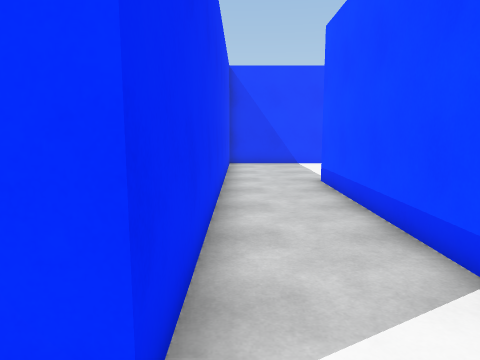
View 1 (above)

24 first-person views from a walk through a Unity game level. The camera is 1.5 m above the floor, tilts 8° down and sees 70° across. The floor is counted in squares, 1 m on a side. Each view is taken from the middle of a square. On the plan, view 1 faces up. The plan holds only what a view shows up to about 16 squares ahead; the rest is blank. The place goes on beyond the plan. The player character is not drawn. Surface patterns are stand-ins for the level's own textures.

View 2
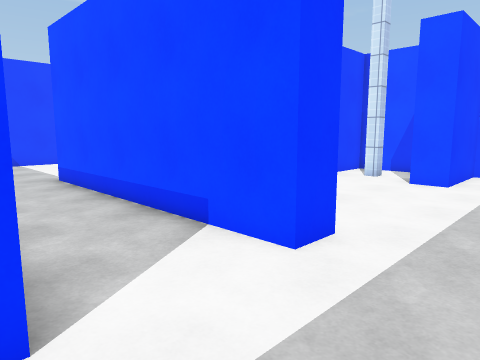

View 3
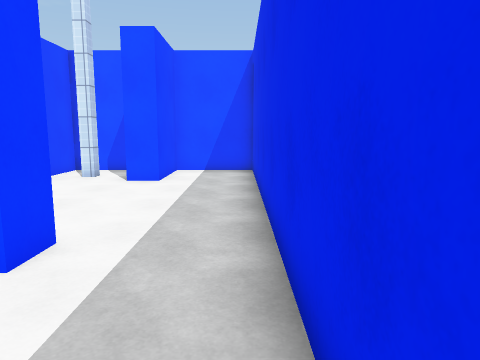

View 4
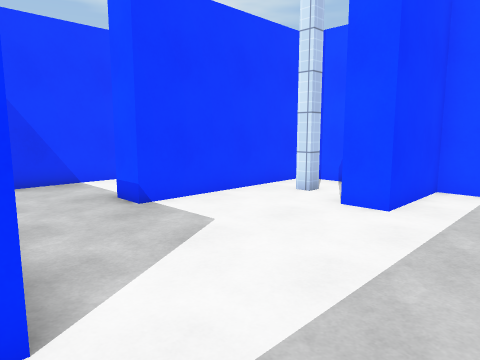

View 5
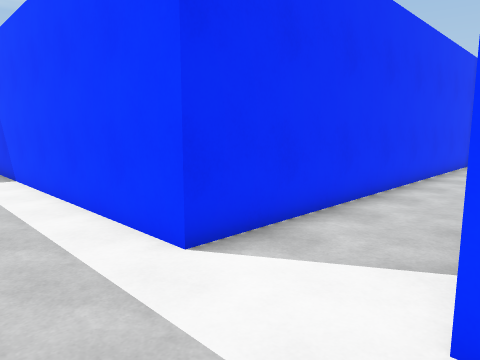

View 6
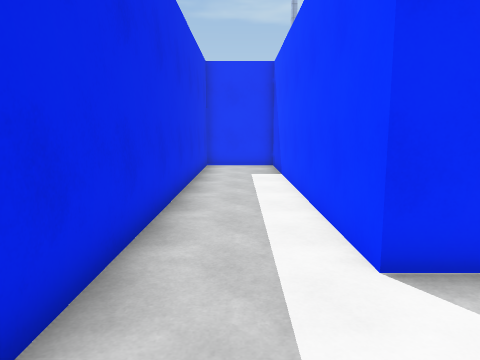

View 7
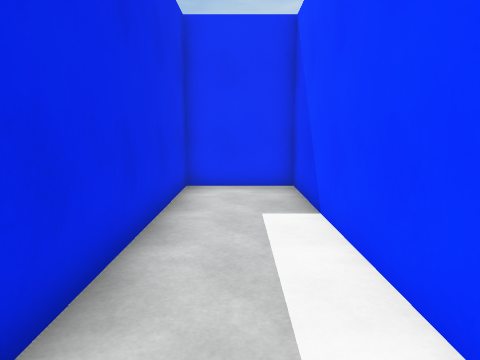

View 8
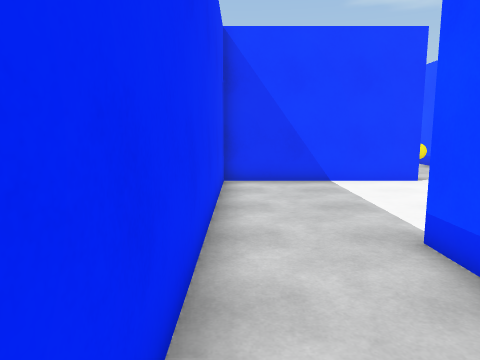

View 9
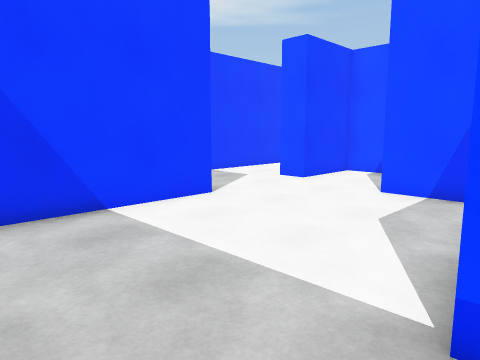

View 10
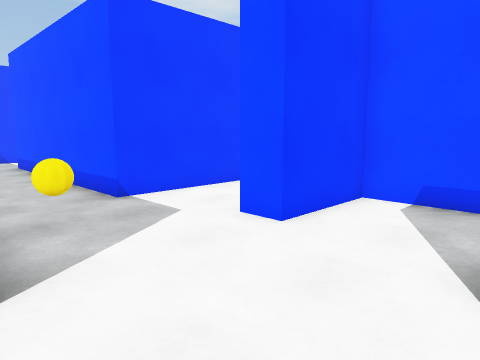

View 11
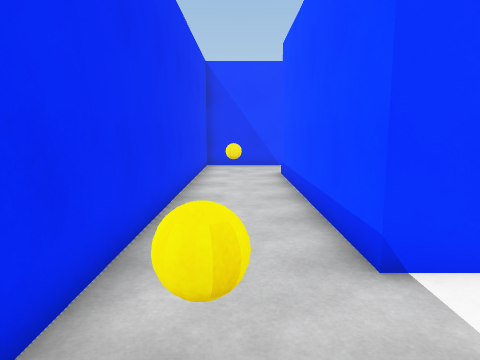

View 12
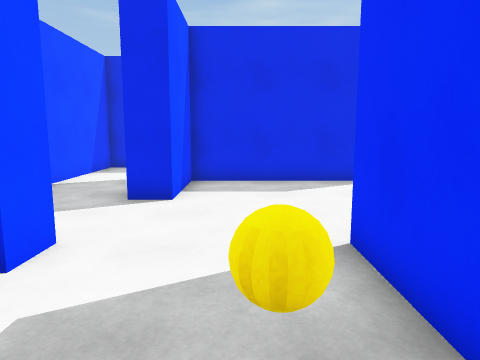

View 13
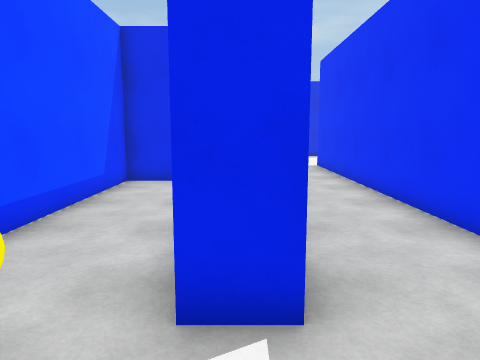

View 14
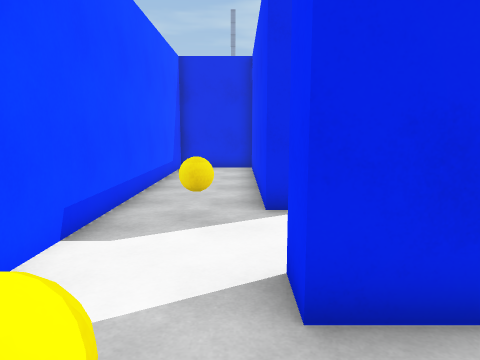

View 15
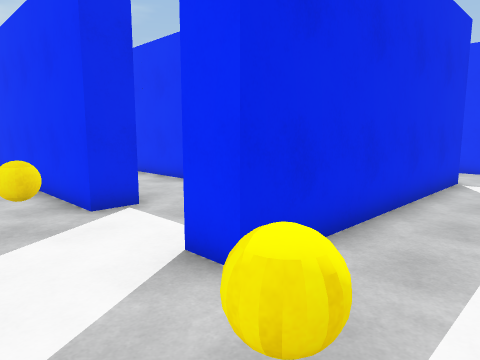

View 16
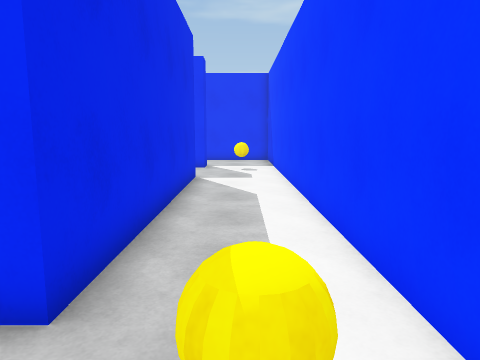

View 17
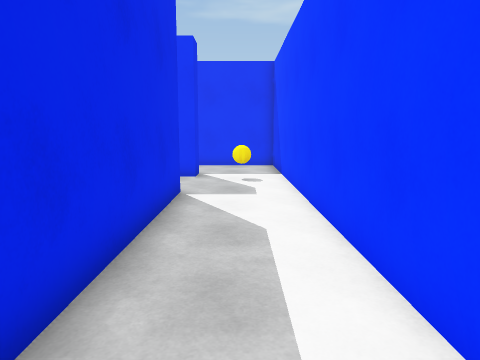

View 18
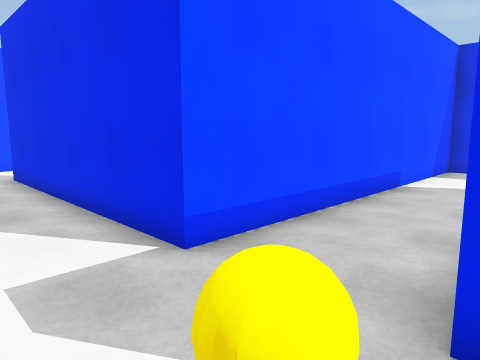

View 19
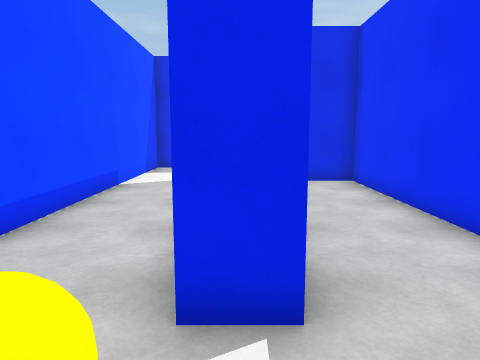

View 20
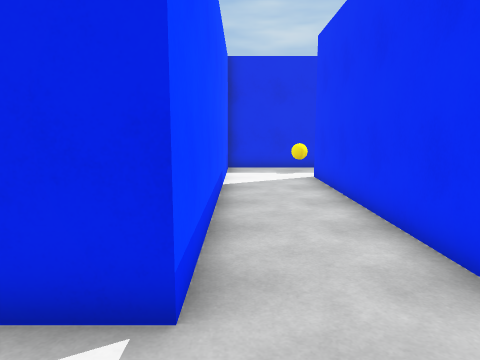

View 21
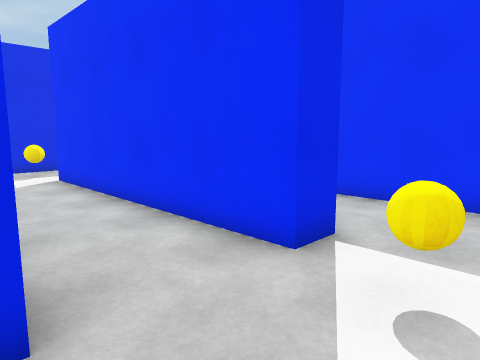

View 22
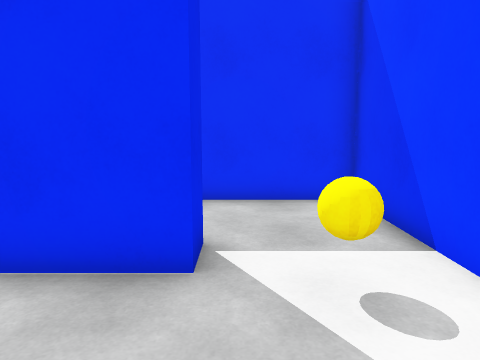

View 23
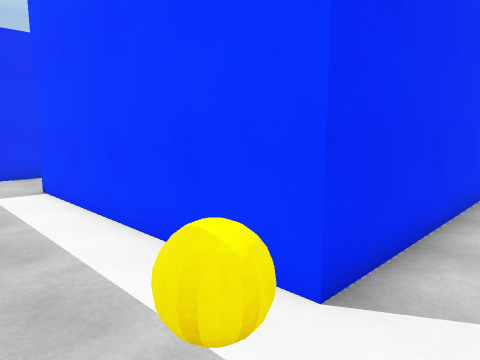

View 24
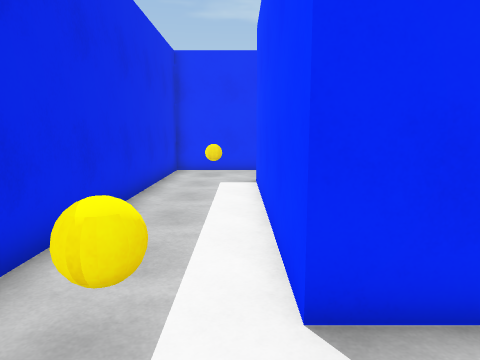

### Floor plan
Points are (right, up) in squares from view 1. A wall is a line through its corners. A room is listed if a view was taken in it or the views show most of it. See-through windows are left out.
Room 1 (views 1, 2, 3, 4, 5, 6, 7, 8, 9, 10, 11, 12, 13, 14, 15, 16, 17, 18, 19, 20, 21, 22, 23, 24)
walls: (3.4, 10.5) (8.5, 10.5) (8.5, 13.5) (9.5, 13.5); (-3.6, 33.5) (-2.5, 33.5) (-2.5, 24.5) (-10.5, 24.5); (12.5, 20.5) (8.5, 20.5) (8.5, 29.5) (9.5, 29.5) (9.5, 21.5) (12.5, 21.5) (12.5, 33.2); (8.9, 32.5) (5.5, 32.5) (5.5, 16.5) (-0.5, 16.5) (-0.5, 1.5) (-12.5, 1.5) (-12.5, -1.5) (12.5, -1.5) (12.5, 1.5) (9.5, 1.5) (9.5, 2.5); (-13.5, 25.4) (-13.5, 21.5) (0.5, 21.5) (0.5, 33.5) (9.5, 33.5) (9.5, 32.5); (12.5, 14.2) (12.5, 16.5) (9.5, 16.5) (9.5, 17.5); (8, 9.5) (5, 9.5); (10.1, 36.5) (-6.5, 36.5) (-6.5, 25.5) (-5, 25.5); (11.8, 6.5) (12.5, 6.5) (12.5, 11.1); (3.6, 1.5) (2.5, 1.5) (2.5, 10.5); (10.9, 3.9) (10.4, 3.9) (10.4, 4.4); (12.5, 3.4) (12.5, 5.5) (6.5, 5.5) (6.5, 6.5)
objects: other object (-12, 23); other object (-2, 23); other object (-2, 35); other object (7, 19); other object (7, 30); other object (11, 30); other object (11, 35)

Positions as (right, up) in squares from view 1, and headings:
1: (0, 0), facing up
2: (-1, -1), facing up-right
3: (-1, -1), facing right
4: (3, -1), facing up-right
5: (3, -1), facing up-left
6: (3, 0), facing left
7: (-3, 0), facing left
8: (0, 6), facing up
9: (0, 10), facing up-right
10: (5, 13), facing up-right
11: (7, 17), facing up
12: (7, 21), facing down
13: (9, 32), facing down
14: (10, 36), facing down
15: (12, 36), facing down-left
16: (12, 35), facing left
17: (9, 35), facing left
18: (-3, 36), facing down-right
19: (-3, 36), facing down
20: (0, 36), facing down
21: (1, 36), facing down-left
22: (1, 34), facing left
23: (-1, 22), facing up-left
24: (0, 24), facing left
